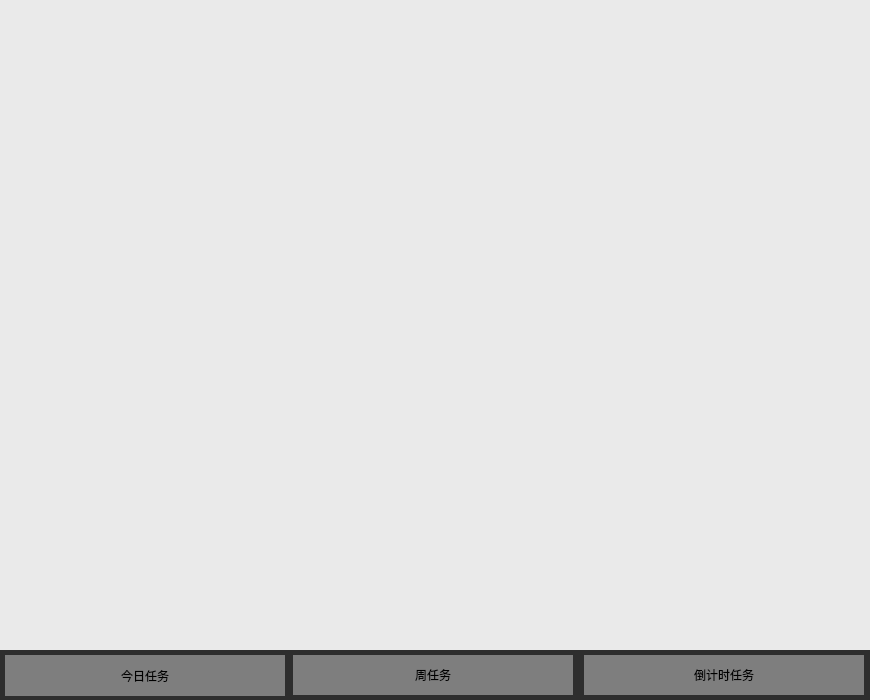
<?xml version="1.0" encoding="UTF-8"?>
<ui version="4.0">
 <class>scheduleWidget</class>
 <widget class="QWidget" name="scheduleWidget">
  <property name="geometry">
   <rect>
    <x>0</x>
    <y>0</y>
    <width>870</width>
    <height>700</height>
   </rect>
  </property>
  <property name="windowTitle">
   <string>Form</string>
  </property>
  <widget class="QLabel" name="background">
   <property name="geometry">
    <rect>
     <x>0</x>
     <y>0</y>
     <width>870</width>
     <height>700</height>
    </rect>
   </property>
   <property name="styleSheet">
    <string notr="true">background-color: rgb(234, 234, 234);</string>
   </property>
   <property name="text">
    <string/>
   </property>
  </widget>
  <widget class="QWidget" name="navwidget" native="true">
   <property name="geometry">
    <rect>
     <x>0</x>
     <y>650</y>
     <width>870</width>
     <height>50</height>
    </rect>
   </property>
   <property name="styleSheet">
    <string notr="true"/>
   </property>
   <widget class="QLabel" name="navbackground">
    <property name="geometry">
     <rect>
      <x>0</x>
      <y>0</y>
      <width>870</width>
      <height>50</height>
     </rect>
    </property>
    <property name="styleSheet">
     <string notr="true">background-color: rgb(46, 46, 46);</string>
    </property>
    <property name="text">
     <string/>
    </property>
   </widget>
   <widget class="QPushButton" name="todayschedulebutton">
    <property name="geometry">
     <rect>
      <x>5</x>
      <y>5</y>
      <width>280</width>
      <height>41</height>
     </rect>
    </property>
    <property name="sizePolicy">
     <sizepolicy hsizetype="Preferred" vsizetype="Expanding">
      <horstretch>0</horstretch>
      <verstretch>0</verstretch>
     </sizepolicy>
    </property>
    <property name="styleSheet">
     <string notr="true">border-style: solid;
border-radius: 1em;
border-width:2px;
background-color: rgb(126, 126, 126);
font: 12pt &quot;Microsoft YaHei UI&quot;;</string>
    </property>
    <property name="text">
     <string>今日任务</string>
    </property>
   </widget>
   <widget class="QPushButton" name="duemissionbutton">
    <property name="geometry">
     <rect>
      <x>584</x>
      <y>5</y>
      <width>280</width>
      <height>40</height>
     </rect>
    </property>
    <property name="sizePolicy">
     <sizepolicy hsizetype="Preferred" vsizetype="Expanding">
      <horstretch>0</horstretch>
      <verstretch>0</verstretch>
     </sizepolicy>
    </property>
    <property name="styleSheet">
     <string notr="true">border-style: solid;
border-radius: 1em;
border-width:2px;
background-color: rgb(126, 126, 126);
font: 12pt &quot;Microsoft YaHei UI&quot;;</string>
    </property>
    <property name="text">
     <string>倒计时任务</string>
    </property>
   </widget>
   <widget class="QPushButton" name="weeklyschedulebutton">
    <property name="geometry">
     <rect>
      <x>293</x>
      <y>5</y>
      <width>280</width>
      <height>40</height>
     </rect>
    </property>
    <property name="sizePolicy">
     <sizepolicy hsizetype="Minimum" vsizetype="Expanding">
      <horstretch>0</horstretch>
      <verstretch>0</verstretch>
     </sizepolicy>
    </property>
    <property name="styleSheet">
     <string notr="true">border-style: solid;
border-radius: 1em;
border-width:2px;
background-color: rgb(126, 126, 126);
font: 12pt &quot;Microsoft YaHei UI&quot;;</string>
    </property>
    <property name="text">
     <string>周任务</string>
    </property>
   </widget>
  </widget>
  <widget class="QWidget" name="contentwidget" native="true">
   <property name="geometry">
    <rect>
     <x>0</x>
     <y>0</y>
     <width>870</width>
     <height>650</height>
    </rect>
   </property>
  </widget>
 </widget>
 <resources/>
 <connections/>
</ui>
